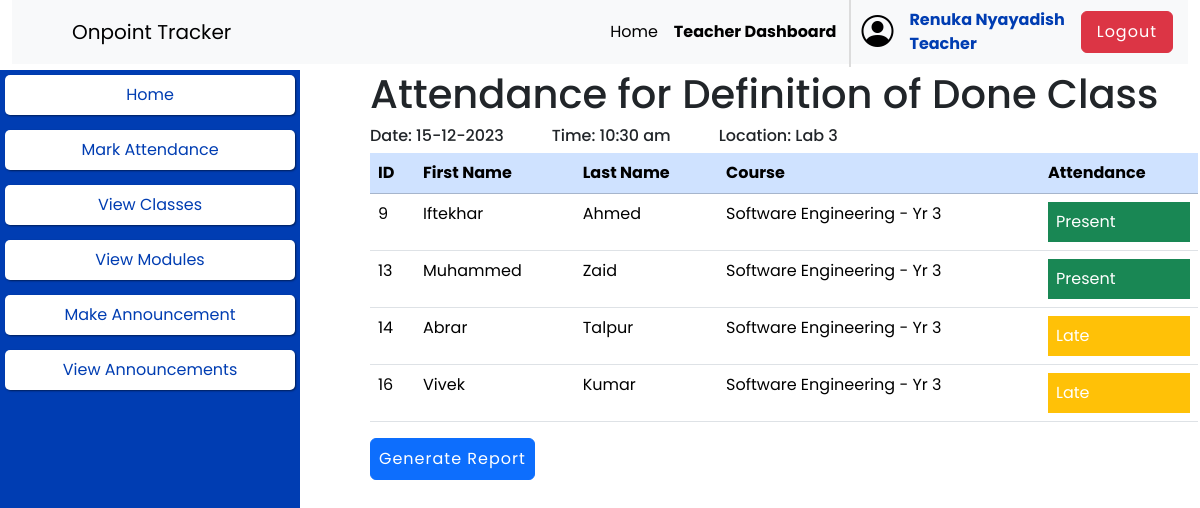
Screenshot of /pages/teacher_view_attendance.php?class_id=21 (signed in) with the database file from the repository.
### tables this page shows
CREATE TABLE `class` (
  `class_id` int(11) NOT NULL,
  `class_name` varchar(50) NOT NULL,
  `class_date` date NOT NULL,
  `class_time` time NOT NULL,
  `class_location` varchar(50) NOT NULL,
  `class_module_id` int(11) NOT NULL
);

CREATE TABLE `attendance` (
  `attendance_id` int(11) NOT NULL,
  `attendance_student_id` int(11) NOT NULL,
  `attendance_class_id` int(11) NOT NULL,
  `attendance_status` char(1) NOT NULL
);

CREATE TABLE `user` (
  `user_id` int(11) NOT NULL,
  `user_fname` varchar(50) NOT NULL,
  `user_lname` varchar(50) NOT NULL,
  `user_email` varchar(50) NOT NULL,
  `user_password` varchar(50) NOT NULL,
  `user_role_id` int(11) NOT NULL,
  `user_course_id` int(11) DEFAULT NULL
);

CREATE TABLE `course` (
  `course_id` int(10) NOT NULL,
  `course_name` varchar(50) NOT NULL,
  `course_manager_id` int(10) NOT NULL
);

### pages/teacher_view_attendance.php (the view, shortened to what this page needs)
<!DOCTYPE html>
<html lang="en">
<head>
    <link href="https://cdn.jsdelivr.net/npm/bootstrap@5.3.2/dist/css/bootstrap.min.css" rel="stylesheet">
    <?php
    if (isset($_GET["class_id"])) {
        require_once('..\inc\head.php');
        $class_id = $_GET["class_id"] ?>
</head>
<body>
    <div class="container-fluid">
        <?php require_once('..\inc\nav.php'); ?>
    </div>
    <?php require_once('..\inc\teacher_sidebar.php');
    ?>
    <section class="container">
        <?php
        $class_query = "SELECT * FROM
            class
            JOIN module
            where class_id=$class_id
            and class.class_module_id=module.module_id";
        $get_class_query = mysqli_query($conn, $class_query);
        if ($get_class_query) {
            $class_result = mysqli_fetch_all($get_class_query);
            foreach ($class_result as $class) { ?>
                <h1>Attendance for <?php echo $class[1] ?> Class</h1>
                <div class="d-flex gap-5">
                    <h6>Date: <?php echo date('d-m-Y', strtotime($class[2])) ?></h6>
                    <h6>Time: <?php echo date('h:i a', strtotime($class[3])) ?></h6>
                    <h6>Location: <?php echo $class[4] ?></h6>
                </div>
        <?php
            }
        }
        ?>
        <table class="table">
            <thead>
                <tr class="table-primary">
                    <th scope="col">
                        ID
                    </th>
                    <th scope="col">
                        First Name
                    </th>
                    <th scope="col">
                        Last Name
                    </th>
                    <th scope="col">
                        Course
                    </th>
                    <th scope="col">
                        Attendance
                    </th>
                </tr>
            </thead>
            <tbody>
                <?php
                $get_attendance_query = "SELECT
                 user_id,user_fname,user_lname,course_name,attendance_status,attendance_class_id FROM
                 `attendance`
                 JOIN
                 user,course
                 WHERE
                 attendance.attendance_student_id=user.user_id
                 and user.user_course_id=course.course_id
                 and attendance.attendance_class_id=$class_id;
                ";
                if ($result = mysqli_query($conn, $get_attendance_query)) {
                    $attendance_rows = mysqli_fetch_all($result);
                    foreach ($attendance_rows as $attendance) { ?>
                        <tr>
                            <td>
                                <?php echo $attendance[0]; ?>
                            </td>
                            <td>
                                <?php echo $attendance[1]; ?>
                            </td>
                            <td>
                                <?php echo $attendance[2]; ?>
                            </td>
                            <td>
                                <?php echo $attendance[3]; ?>
                            </td>
                            <td>
                                <?php
                                $attendance_status = "";
                                $attendance_class = "";
                                switch ($attendance[4]) {
                                    case 'P':
                                        $attendance_status = "Present";
                                        $attendance_class = "w-100 p-2 block text-white bg-success";
                                        break;
                                    case 'L':
                                        $attendance_status = "Late";
                                        $attendance_class = "w-100 p-2 block text-white bg-warning";
                                        break;
                                }; ?>
                                <div class="<?php echo $attendance_class ?>"><?php echo $attendance_status ?></div>
                            </td>
                        </tr>
                <?php  }
                } ?>
            </tbody>
        </table>
        <a class="btn btn-primary rounded p-2" href="../functions/generate_class_report.php?class_id=<?php echo $class_id ?>">Generate Report</a>
    </section>
<?php
    } else {
        header("Location:teacher_dashboard.php");
    } ?>
</body>
</html>

### inc/head.php (style rules this page uses)
* { margin: 0; padding: 0; box-sizing: border-box; font-family: "Poppins", sans-serif; }

### pages/teacher_view_attendance.php (style rules this page uses)
.container { margin: 70px; padding-left: 25%; }
.container-fluid { top: 0; position: fixed; z-index: 1000; }

### inc/nav.php (style rules this page uses)
.btn-primary { padding: 8px 20px 8px 20px; letter-spacing: 1px; }

### rows the page displays
class: class_name "Definition of Done", class_date "15-12-2023", class_time "10:30 am", class_location "Lab 3"
attendance: attendance_student.user_id "9", attendance_student.user_fname "Iftekhar", attendance_student.user_lname "Ahmed", course.course_name "Software Engineering - Yr 3", attendance_status "Present"
attendance: attendance_student.user_id "13", attendance_student.user_fname "Muhammed", attendance_student.user_lname "Zaid", course.course_name "Software Engineering - Yr 3", attendance_status "Present"
attendance: attendance_student.user_id "14", attendance_student.user_fname "Abrar", attendance_student.user_lname "Talpur", course.course_name "Software Engineering - Yr 3", attendance_status "Late"
attendance: attendance_student.user_id "16", attendance_student.user_fname "Vivek", attendance_student.user_lname "Kumar", course.course_name "Software Engineering - Yr 3", attendance_status "Late"

### other values shown
$_SESSION['first_name'] "Renuka"
$_SESSION['last_name'] "Nyayadish"
$_SESSION['role_name'] "Teacher"
